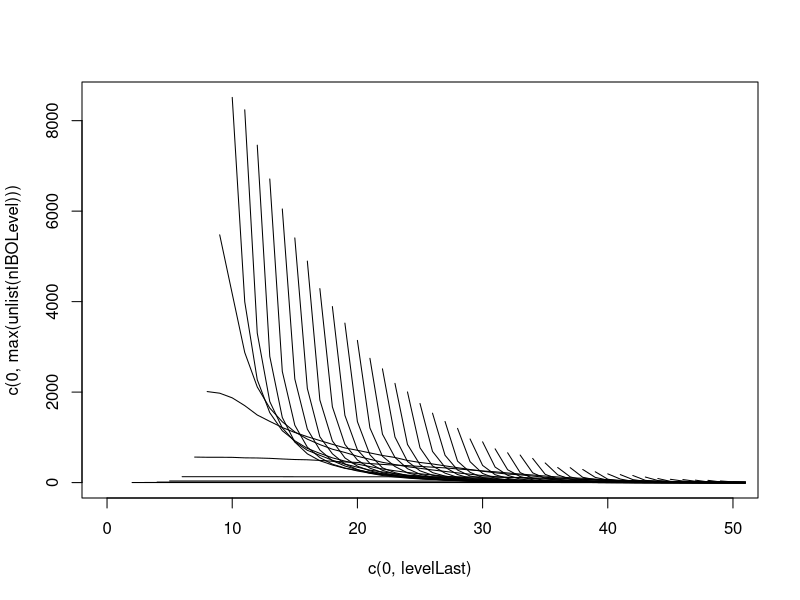

Reproduce this figure in R. (Note: this script raises an error after producing the figure.)
# MLM

# This is a simulation of multilevel marketing business structure.
# It accompanies the blog post: http://www.econometricsbysimulation.com/2015/10/MLM.html

rm(list=ls())
# First off, let's assume you have a fixed population. I know this might be a big assumption
# since many MLM leaders seem to suggest that you will be able to recruit others indefintely
# into the future as the population continues to grow.

# But for now, fixed population.
Population <- 10^5 # Number of people in the world

# Let's say there is a fixed sales rate for any person encountered per period but that once
# approached people will not consider another offer this period.
RateSales <- .2  # Sales rate

# Identical with recruitment except that once recruited people stay in the system until
# dropping out.
RateRecruit <- .10

# Let's assume that each individual can only attempt so many sales per month.
SaleAttempt <- 30

# Let's assume that attempting to sell or recruit others costs effort.
SaleCost <- 1

# Let's assume there is some kind of ongoing costs of participating in the system.
# This might be membership fees, mandatory product purchasement etc.
Fee <- 10

# Let's assume that the each item sold yeilds a certain amount of revenue.
SaleProfit <- 10    # Revenue from sales

# Let's finally assume that anybody that if you recruit someone you get a commission on
# their sales and their fee.
Commission <- .25

# Replacement Rate, this is the rate at which the population is either
# replaced or forgets about the MLM scheme.
ReplaceRate <- .00

# Let's finally assume that there is a certain amount of losses a member will suffer in a period
# before that person drops out of the system. After someone drops out of the system
# they are immune to sales and to future recruitment efforts.
DropOut <- -40

# In order to simulate this we will simply loop over a series of time periods. 
TimeFrame <- 50

# In each period each IBO will attempt to make sales and recruit individuals.
# If that person makes a sale then that person will earn the sales value and
# anybody upstream of that person will earn that value as well.

# Generate flags for who is an IBO in the population. Initially the only person is the
# MLM business model initiator.
IBO <- c(TRUE,rep(FALSE,Population-1))

# Generate a vector which lists the person who recruited you.
recruitedBy <- rep(0, Population)

# Round enter
roundEnter <- c(1,rep(0, Population-1))


nIBO <- aveProfit <- maxProfit <- minProfit <- 
  medProfit <- pImmune <- PProfit <-  Pdropout <- 
  NULL

aveProfitLevel <- minProfitLevel <- maxProfitLevel<- 
  medProfitLevel <- nIBOLevel <- sumProfitLevel <- as.list(rep(0, TimeFrame))

immune <- rep(FALSE,Population)

for (t in 1:TimeFrame) {
  HighestLevel <- max(roundEnter)
  print (paste("Round:",t, " # of IBOs:", sum(IBO), "Levels:", HighestLevel))
  if(sum(IBO)==0) break
  t <- t+1
  # IBOs cannot be recruited or sold to:
  immune[IBO] <- TRUE
  
  # Replace members of the population (who are not IBOs)
  immune[rbinom(Population,1,ReplaceRate) & !IBO] <- FALSE
  
  # Create a vector of those you can sell to this period and those that could be recruited
  # this period.
  susceptible   <- !immune

  # Create a vector of profits this period. If you are in the system you have membership fees.
  # Everybody else has zero profit.
  profits <- -Fee*IBO
  
  # Clear the new IBO list for new recruits
  newIBO <- NULL
  
  # It time to get busy! In order to simulate this we will loop through each sales person.
  # So as not to favor anybody in the list of salespeople I will loop through a random 
  # ordering of them each period.
  for (i in sample((1:Population)[IBO])) {
    
    # Attempting to sell costs resources
    profits[i] <- profits[i]-SaleAttempt*SaleCost

    # IF this is not an IBO skip this person.
    if (!IBO[i] | all(!susceptible)) next
    
    # Each period each person will attempt the maximum number of sales.
    targets <- sample(Population, SaleAttempt)
    
    # Only susceptible targets can be targetted
    targets <- targets[susceptible[targets]]
    
    # If there are no targets remaining skip to next
    if (length(targets)==0) next
    
    
    # In order to succeed with sales we have to get our pitch right (RateSales)
    # and be talking with someone who is succeptible to sales attempts.
    sucsale <- 
      targets[rbinom(length(targets),1,RateSales)==1]
  
    # So we have succeeded at sales. Now let's distribute profits
    for (ii in sucsale) {
      # First you get your cut
      # And the person who recruited you get's his/her cut.
      top <- FALSE
      pos <- i # Who is going to get paid
      deep <- 0 # This is however many layers of recruitment exist
      
      while (top == FALSE) {
        # IBO's get their commission
        profits[pos] <- profits[pos]+SaleProfit*(Commission^deep)
        
        # If there is nobody above, stop digging
        if (recruitedBy[pos]==0) top <- TRUE
        
        # If there is somebody above, set that person as the next
        # in line to get a commission of a commission.
        if (recruitedBy[pos]!=0) pos <- recruitedBy[pos]
        
        # Mark another level of depth in the pyramid
        deep <- deep+1
        
        if (deep>1000) stop("Too DEEP")
        
      }
    }
    
  
    # Check for those successfuly recruited.
    sucRecruit <- targets[rbinom(length(targets),1,RateRecruit)==1]
    
    # Anybody who is recruited now lists the recruiter as the person above them
    recruitedBy[sucRecruit] <- i
    
    # Record period of recruitment
    roundEnter[sucRecruit] <- HighestLevel+1
    
    # Mark those who attempted to be sold to as no longer susceptible this period
    susceptible[targets] <- FALSE
    
    # Add to new IBO list
    newIBO <- c(newIBO, sucRecruit)
  
  }
  
  # Calculate summary stats for current period IBOs
  nIBO <- c(nIBO, sum(IBO)) # Count IBOs
  aveProfit <- c(aveProfit, mean(profits[IBO]))
  maxProfit <- c(maxProfit, max(profits[IBO]))
  minProfit <- c(minProfit, min(profits[IBO]))
  medProfit <- c(medProfit, median(profits[IBO]))
  pImmune <- c(pImmune, mean(immune))
  PProfit <- c(PProfit, mean(profits[IBO]>0))
  
  for (i in 1:HighestLevel) {
    aveProfitLevel[[i]] <- c(aveProfitLevel[[i]], mean(profits[roundEnter==i & IBO]))
    minProfitLevel[[i]] <- c(minProfitLevel[[i]], min(profits[roundEnter==i & IBO]))
    maxProfitLevel[[i]] <- c(maxProfitLevel[[i]], max(profits[roundEnter==i & IBO]))
    medProfitLevel[[i]] <- c(medProfitLevel[[i]], median(profits[roundEnter==i & IBO]))
    sumProfitLevel[[i]] <- c(sumProfitLevel[[i]], sum(profits[roundEnter==i & IBO]))
    nIBOLevel[[i]]      <- c(nIBOLevel[[i]],      sum(roundEnter==i & IBO))
  }
  # mrecruitedBy[,t] <- recruitedBy
    
  # End of period conver to to IBO
  IBO[newIBO] <- TRUE
  
  dropouts <- (1:Population)[profits <= DropOut & IBO]
  
  Pdropout <- c(Pdropout, length(dropouts)/sum(IBO))
  
  
  for (i in dropouts)
    recruitedBy[recruitedBy==i] <- recruitedBy[i] 
  
  # End of period, check for IBO drop outs
  IBO[dropouts]        <- FALSE
  roundEnter[dropouts] <- 0
  
  # If you drop out then you are no longer a beneficiary of commissions
  recruitedBy[dropouts] <- 0
  
}
###########################################################
# END SIMULATION 
###########################################################

levelLast <- sum(sapply(nIBOLevel, length)>1)
levelSet  <- 1:levelLast

aveProfitLevel <- aveProfitLevel[1:levelLast]
sumProfitLevel <- sumProfitLevel[1:levelLast]


data.frame(nIBO, aveProfit, medProfit, maxProfit, minProfit, pImmune, PProfit)

plot(c(0,levelLast),c(0,max(unlist(nIBOLevel))), type='n')
for (i in levelSet) lines(i+1:(length(nIBOLevel[[i]][-1])), nIBOLevel[[i]][-1])

AggIBOs <- NULL
for (i in levelSet)
  AggIBOs <- 
    rbind(AggIBOs, cbind(level=i, 
          t=i+1:(length(nIBOLevel[[i]][-1])),
          n=nIBOLevel[[i]][-1],
          aveP=aveProfitLevel[[i]][-1],
          maxP=maxProfitLevel[[i]][-1],
          minP=minProfitLevel[[i]][-1],
          medP=medProfitLevel[[i]][-1],
          sumP=sumProfitLevel[[i]][-1]
    ))
###########################################################
# END SIMULATION 
###########################################################

AggIBOs <- as.data.frame(AggIBOs)

library(ggplot2)
library(plyr)

label.pos <-ddply(AggIBOs, .(level), summarize, 
                  t=head(t,1), 
                  n=head(n,1), 
                  aveP=head(aveP,1), 
                  maxP=head(maxP,1),
                  minP=head(minP,1),
                  medP=head(medP,1),
                  sumP=head(sumP,1))

setwd("C:/Users/fsmar/Dropbox/Econometrics by Simulation/2015-10-October/MLM1")

head <- paste0('ReplacementRate',ReplaceRate*100,"Pcnt")
i <- 0

i <- i+1; png(paste0(head, i, '.png'), width=1200, height=800)
ggplot(AggIBOs, aes(x=t,y=n,group=level, color=level, label=level)) + 
  geom_line(size=1.5,alpha=.65) + 
  geom_text(data=label.pos, aes(x=t,y=n,fontface=1.5), vjust=-1) +
  geom_point(data=label.pos, aes(x=t,y=n)) +
  ggtitle(paste0("# of IBOs at Each Level in Each Period (", head, ")")) +
  xlab("Period") +
  ylab("# of IBOs") 
dev.off()

i <- i+1; png(paste0(head, i, '.png'), width=1200, height=800)
ggplot(AggIBOs, aes(x=t,y=aveP,group=level, color=level, label=level)) + 
  geom_line(size=1.5,alpha=.65) + 
  geom_text(data=label.pos, aes(x=t,y=aveP,fontface=2), vjust=1.5) +
  geom_point(data=label.pos, aes(x=t,y=aveP)) +
  ggtitle(paste0("Average Profitability For Each Level Each Period (", head, ")")) +
  xlab("Period") +
  ylab("Average Profit")
dev.off()

i <- i+1; png(paste0(head, i, '.png'), width=1200, height=800)
ggplot(AggIBOs, aes(x=t,y=maxP,group=level, color=level, label=level)) + 
  geom_line(size=1.5,alpha=.65) + 
  geom_text(data=label.pos, aes(x=t,y=maxP,fontface=2), vjust=1.5) +
  geom_point(data=label.pos, aes(x=t,y=maxP)) +
  ggtitle(paste0("Max Profitability For Each Level Each Period (", head, ")")) +
  xlab("Period") +
  ylab("Max Profit")
dev.off()

i <- i+1; png(paste0(head, i, '.png'), width=1200, height=800)
ggplot(AggIBOs, aes(x=t,y=medP,group=level, color=level, label=level)) + 
  geom_line(size=1.5,alpha=.65) + 
  geom_text(data=label.pos, aes(x=t,y=medP,fontface=2), vjust=1.5) +
  geom_point(data=label.pos, aes(x=t,y=medP)) +
  ggtitle(paste0("Median Profitability For Each Level Each Period (", head, ")")) +
  xlab("Period") +
  ylab("Median Profit")
dev.off()

i <- i+1; png(paste0(head, i, '.png'), width=1200, height=800)
ggplot(AggIBOs, aes(x=t,y=sumP,group=level, color=level, label=level)) + 
  geom_line(size=1.5,alpha=.65) + 
  geom_text(data=label.pos, aes(x=t,y=sumP,fontface=2), vjust=-.5, hjust=1) +
  geom_point(data=label.pos, aes(x=t,y=sumP)) +
  ggtitle(paste0("Total Profitability For Each Level Each Period (", head, ")")) +
  xlab("Period") +
  ylab("Total Profit")
dev.off()
